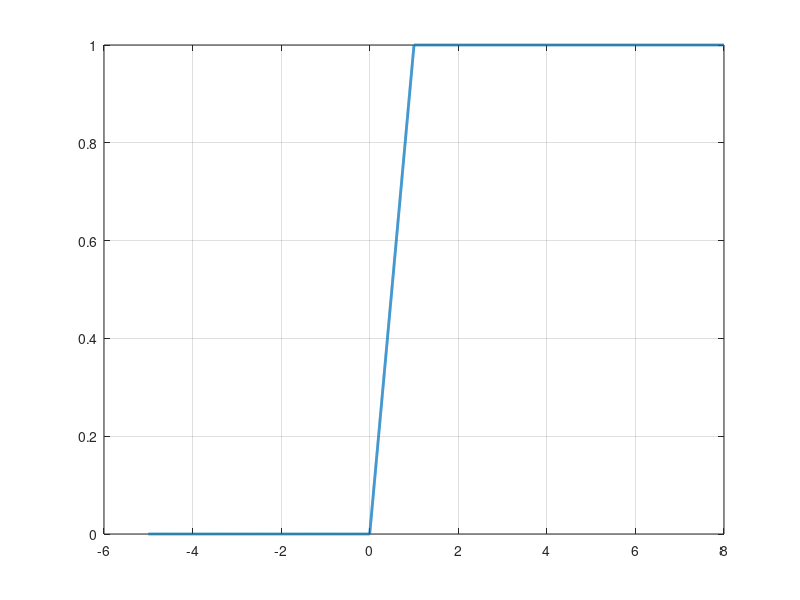

Source code (MATLAB):
clear all
clc

% vector tiempo
t = -5:0.001:8; 
% pendiente
m = 1;

% First part
r1 = (t>=0).*t*m;

% Second part
r2 = (t>=1).*(t-1)*-m;

% The final function
rt = r1 + r2;

% For plotting the function
figure 1
plot(t,rt,'linewidth',2)
grid on

pause